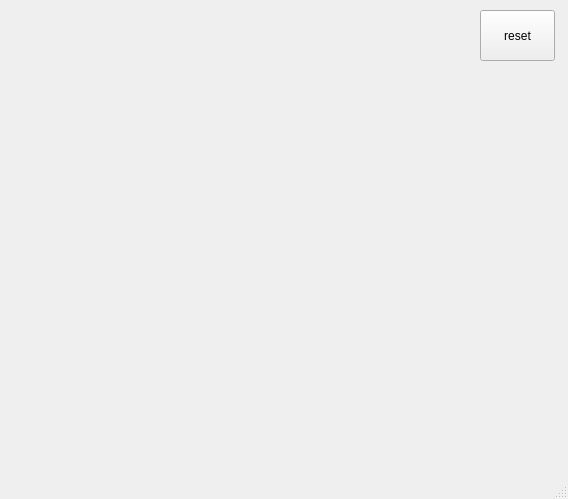
<?xml version="1.0" encoding="UTF-8"?>
<ui version="4.0">
 <class>MainWindow</class>
 <widget class="QMainWindow" name="MainWindow">
  <property name="geometry">
   <rect>
    <x>0</x>
    <y>0</y>
    <width>568</width>
    <height>499</height>
   </rect>
  </property>
  <property name="windowTitle">
   <string>MainWindow</string>
  </property>
  <widget class="QWidget" name="centralwidget">
   <widget class="QPushButton" name="pb_rst">
    <property name="geometry">
     <rect>
      <x>480</x>
      <y>10</y>
      <width>75</width>
      <height>51</height>
     </rect>
    </property>
    <property name="text">
     <string>reset</string>
    </property>
   </widget>
  </widget>
  <widget class="QMenuBar" name="menubar">
   <property name="geometry">
    <rect>
     <x>0</x>
     <y>0</y>
     <width>568</width>
     <height>21</height>
    </rect>
   </property>
  </widget>
  <widget class="QStatusBar" name="statusbar"/>
 </widget>
 <resources/>
 <connections/>
</ui>
